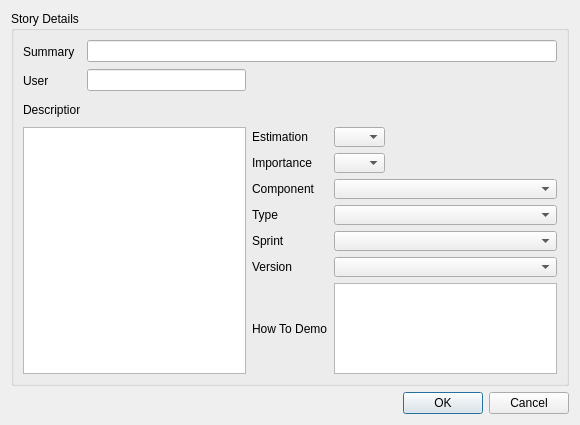
<?xml version="1.0" encoding="UTF-8"?>
<ui version="4.0">
 <class>NewStoryDialog</class>
 <widget class="QDialog" name="NewStoryDialog">
  <property name="geometry">
   <rect>
    <x>0</x>
    <y>0</y>
    <width>580</width>
    <height>425</height>
   </rect>
  </property>
  <property name="windowTitle">
   <string>Dialog</string>
  </property>
  <layout class="QGridLayout" name="gridLayout_2">
   <item row="1" column="0">
    <widget class="QDialogButtonBox" name="buttonBox">
     <property name="orientation">
      <enum>Qt::Horizontal</enum>
     </property>
     <property name="standardButtons">
      <set>QDialogButtonBox::Cancel|QDialogButtonBox::Ok</set>
     </property>
    </widget>
   </item>
   <item row="0" column="0">
    <widget class="QGroupBox" name="groupBox_2">
     <property name="title">
      <string>Story Details</string>
     </property>
     <layout class="QGridLayout" name="gridLayout">
      <item row="0" column="0">
       <widget class="QLabel" name="label_5">
        <property name="minimumSize">
         <size>
          <width>57</width>
          <height>23</height>
         </size>
        </property>
        <property name="maximumSize">
         <size>
          <width>57</width>
          <height>23</height>
         </size>
        </property>
        <property name="text">
         <string>Summary</string>
        </property>
       </widget>
      </item>
      <item row="0" column="1" colspan="3">
       <widget class="QLineEdit" name="summaryEdit"/>
      </item>
      <item row="1" column="0">
       <widget class="QLabel" name="label_9">
        <property name="minimumSize">
         <size>
          <width>58</width>
          <height>23</height>
         </size>
        </property>
        <property name="maximumSize">
         <size>
          <width>58</width>
          <height>23</height>
         </size>
        </property>
        <property name="text">
         <string>User</string>
        </property>
       </widget>
      </item>
      <item row="1" column="1">
       <widget class="QLineEdit" name="reporterEdit"/>
      </item>
      <item row="2" column="0">
       <widget class="QLabel" name="label_7">
        <property name="minimumSize">
         <size>
          <width>57</width>
          <height>23</height>
         </size>
        </property>
        <property name="maximumSize">
         <size>
          <width>57</width>
          <height>23</height>
         </size>
        </property>
        <property name="text">
         <string>Description</string>
        </property>
       </widget>
      </item>
      <item row="3" column="0" rowspan="7" colspan="2">
       <widget class="QTextEdit" name="descriptionEdit"/>
      </item>
      <item row="3" column="2">
       <widget class="QLabel" name="label_14">
        <property name="text">
         <string>Estimation</string>
        </property>
       </widget>
      </item>
      <item row="3" column="3">
       <widget class="QComboBox" name="estComboBox">
        <property name="maximumSize">
         <size>
          <width>51</width>
          <height>20</height>
         </size>
        </property>
       </widget>
      </item>
      <item row="4" column="3">
       <widget class="QComboBox" name="impComboBox">
        <property name="maximumSize">
         <size>
          <width>51</width>
          <height>20</height>
         </size>
        </property>
       </widget>
      </item>
      <item row="5" column="2">
       <widget class="QLabel" name="label_12">
        <property name="text">
         <string>Component</string>
        </property>
       </widget>
      </item>
      <item row="5" column="3">
       <widget class="QComboBox" name="comComboBox">
        <property name="minimumSize">
         <size>
          <width>141</width>
          <height>20</height>
         </size>
        </property>
       </widget>
      </item>
      <item row="6" column="2">
       <widget class="QLabel" name="label_6">
        <property name="minimumSize">
         <size>
          <width>0</width>
          <height>0</height>
         </size>
        </property>
        <property name="text">
         <string>Type</string>
        </property>
       </widget>
      </item>
      <item row="6" column="3">
       <widget class="QComboBox" name="typComboBox">
        <property name="minimumSize">
         <size>
          <width>141</width>
          <height>20</height>
         </size>
        </property>
       </widget>
      </item>
      <item row="7" column="2">
       <widget class="QLabel" name="label_11">
        <property name="text">
         <string>Sprint</string>
        </property>
       </widget>
      </item>
      <item row="7" column="3">
       <widget class="QComboBox" name="sprComboBox">
        <property name="minimumSize">
         <size>
          <width>141</width>
          <height>20</height>
         </size>
        </property>
       </widget>
      </item>
      <item row="8" column="2">
       <widget class="QLabel" name="label_13">
        <property name="text">
         <string>Version</string>
        </property>
       </widget>
      </item>
      <item row="8" column="3">
       <widget class="QComboBox" name="verComboBox">
        <property name="minimumSize">
         <size>
          <width>141</width>
          <height>20</height>
         </size>
        </property>
       </widget>
      </item>
      <item row="9" column="3">
       <widget class="QTextEdit" name="textEdit"/>
      </item>
      <item row="9" column="2">
       <widget class="QLabel" name="label_24">
        <property name="text">
         <string>How To Demo</string>
        </property>
       </widget>
      </item>
      <item row="4" column="2">
       <widget class="QLabel" name="label_10">
        <property name="text">
         <string>Importance</string>
        </property>
       </widget>
      </item>
     </layout>
    </widget>
   </item>
  </layout>
 </widget>
 <resources/>
 <connections>
  <connection>
   <sender>buttonBox</sender>
   <signal>accepted()</signal>
   <receiver>NewStoryDialog</receiver>
   <slot>accept()</slot>
   <hints>
    <hint type="sourcelabel">
     <x>248</x>
     <y>254</y>
    </hint>
    <hint type="destinationlabel">
     <x>157</x>
     <y>274</y>
    </hint>
   </hints>
  </connection>
  <connection>
   <sender>buttonBox</sender>
   <signal>rejected()</signal>
   <receiver>NewStoryDialog</receiver>
   <slot>reject()</slot>
   <hints>
    <hint type="sourcelabel">
     <x>316</x>
     <y>260</y>
    </hint>
    <hint type="destinationlabel">
     <x>286</x>
     <y>274</y>
    </hint>
   </hints>
  </connection>
 </connections>
</ui>
